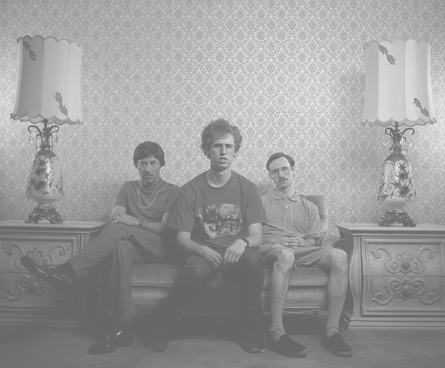
%> input picture lab1/images/napoleon_light.png, 445 x 368 px
$ octave lab1_q2.m   (GNU Octave 9; MATLAB toolbox functions it lacks are replaced by stand-ins)
%> lines starting %> are read from the running program, lines starting %| are printed output that depends on the picture
Il=imread('napoleon_light.png')
%> Il is the input picture: size 368x445 uint8; min 103, max 230, mean 155.3
Id=imread('napoleon_dark.png')
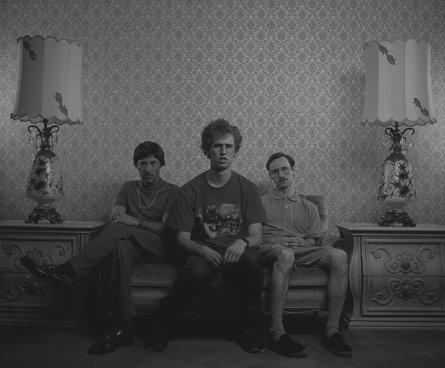
%> input picture lab1/images/napoleon_dark.png, 445 x 368 px
%> Id is the input picture: size 368x445 uint8; min 25, max 152, mean 77.3
I=imread('napoleon.png')
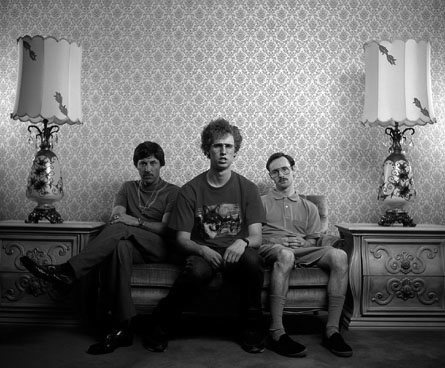
%> input picture lab1/images/napoleon.png, 445 x 368 px
%> I is the input picture: size 368x445 uint8; min 0, max 254, mean 104.2
% imtool(I)
% imtool(Il)
% imtool(Id)
imhist(I)
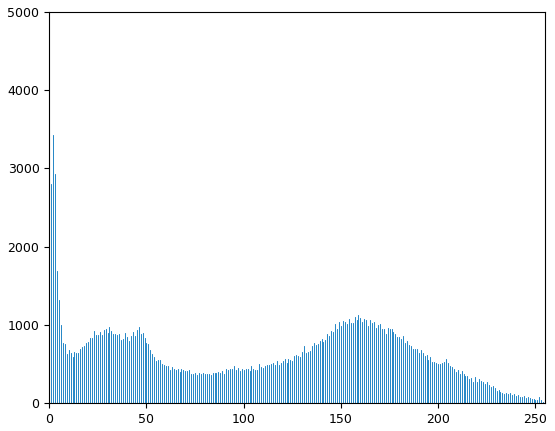
%> figure redrawn from the program's plot data; highest point at x = 0, y = 4688
hist(single(I(:)),256)
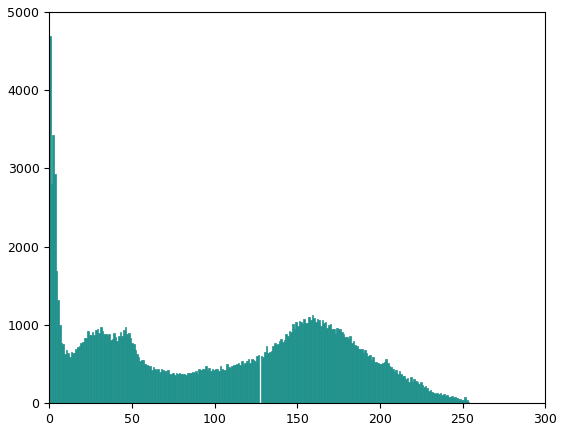
%> figure redrawn from the program's plot data; tallest bar 4688 high, from x = 0 to 0.992
imhist(Il)
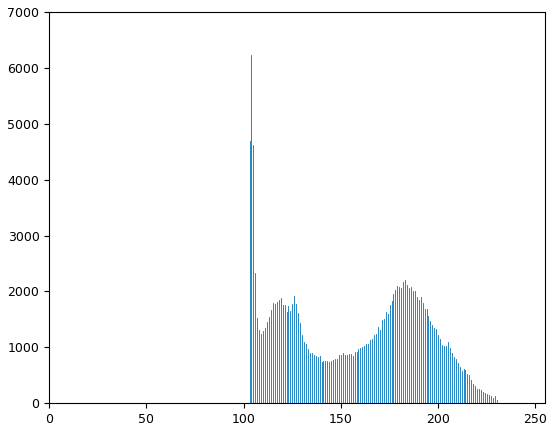
%> figure redrawn from the program's plot data; highest point at x = 104, y = 6234
